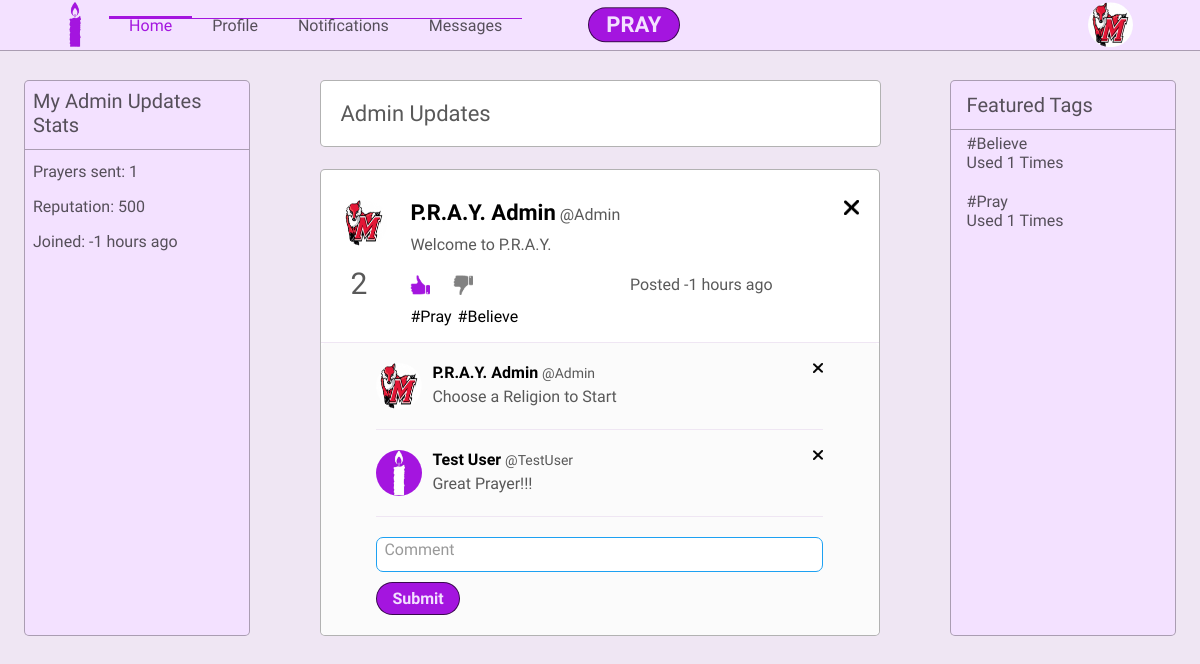
/index.php (signed in), run on the app's committed database.
### tables this page shows
CREATE TABLE Users(
    userid INT(10) PRIMARY KEY AUTO_INCREMENT,
    fname VARCHAR(20),
    lname VARCHAR(20),
    username VARCHAR(12),
    user_password VARCHAR(15),
    bio TEXT,
    zipCode INT(10),
    Primary_religion INT(10),
    theme VARCHAR(20) DEFAULT 'LIGHT',
    email VARCHAR(30),
    phone_number VARCHAR(15),
    pPicture VARCHAR(20),
    bPicture VARCHAR(20),
    securityquest VARCHAR(100),
    securityAnswer VARCHAR(20),
    dateLastMaint DATETIME DEFAULT CURRENT_TIMESTAMP,
    dateAdded DATETIME DEFAULT CURRENT_TIMESTAMP,
    CONSTRAINT FK_Users_Religions FOREIGN KEY (Primary_religion) REFERENCES Religions (relid)
);

CREATE TABLE Religions(
    relid INT(10) PRIMARY KEY AUTO_INCREMENT,
    religion_name VARCHAR(30),
    dateLastMaint DATETIME DEFAULT CURRENT_TIMESTAMP,
    dateAdded DATETIME DEFAULT CURRENT_TIMESTAMP
);

CREATE TABLE User_Religions(
    userid INT(10),
    relid INT(10),
    reputation INT(10) DEFAULT 0,
    isMod BOOLEAN DEFAULT 0,
    dateLastMaint DATETIME DEFAULT CURRENT_TIMESTAMP,
    dateAdded DATETIME DEFAULT CURRENT_TIMESTAMP,
    PRIMARY KEY(userid, relid),
    CONSTRAINT FK_User_UserReligion FOREIGN KEY (userid) REFERENCES Users (userid) ON DELETE RESTRICT,
    CONSTRAINT FK_Religion_UserReligion FOREIGN KEY (relid) REFERENCES Religions (relid) ON DELETE RESTRICT
);

CREATE TABLE Prayers(
    prayid INT(10) PRIMARY KEY AUTO_INCREMENT,
    userid INT(10),
    content VARCHAR(140),
    descript TEXT,
    pray_status INT(1),
    exclusive INT(1),
    post_date DATETIME,
    img VARCHAR(15),
    dateLastMaint DATETIME DEFAULT CURRENT_TIMESTAMP,
    dateAdded DATETIME DEFAULT CURRENT_TIMESTAMP,
    CONSTRAINT FK_Users_Prayer FOREIGN KEY (userid) REFERENCES Users (userid)
);

CREATE TABLE Tags(
    tagid INT(10) PRIMARY KEY AUTO_INCREMENT,
    tag_name VARCHAR(14),
    dateLastMaint DATETIME DEFAULT CURRENT_TIMESTAMP,
    dateAdded DATETIME DEFAULT CURRENT_TIMESTAMP
);

CREATE TABLE Comments(
    commid INT(10) PRIMARY KEY AUTO_INCREMENT,
    userid INT(10),
    prayid INT(10),
    comment VARCHAR(5000),
    isChecked BOOLEAN DEFAULT 0,
    dateLastMaint DATETIME DEFAULT CURRENT_TIMESTAMP,
    dateAdded DATETIME DEFAULT CURRENT_TIMESTAMP,
    CONSTRAINT FK_User_Comments FOREIGN KEY (userid) REFERENCES Users (userid),
    CONSTRAINT FK_Prayer_Comments FOREIGN KEY (prayid) REFERENCES Prayers (prayid)
);

### index.php (the view, shortened to what the rows shown need)
<?php
    require 'config/ApplicationTop.php';
    include 'Classes/prayers.php';
    include 'Classes/prayerCommentDisplayer.php';
    $menus = [
        [
            'name'=>'Home',
            'link'=>'index.php',
            'active'=>'active'
        ],
        [
            'name'=>'Profile',
            'link'=>'profile.php',
            'active'=>''
        ],
        [
            'name'=>'Notifications',
            'link'=>'notifications.php',
            'active'=>''
        ],
        [
            'name'=>'Messages',
            'link'=>'messages.php',
            'active'=>''
        ]
    ];
    $header = new Header($db, $menus, $title, $css);
    $header->ShowUserMenu($id);
    $header->displayHeader();
    $comments = new PrayerCommentDisplayer($db, $id);
    $feed = new PrayerCreator($db,$id,$comments);
    $primaryrelquery = "SELECT u.primary_religion
                   FROM users u
                   WHERE u.userid = $id";
    $primaryrelres = $db->fetchquery($primaryrelquery);
    $prel = $primaryrelres[0]['primary_religion'];
    $chosenreligion = isset($_SESSION['currel']) ? $_SESSION['currel'] : $prel;
    $curreligionquery = "SELECT r.religion_name, r.relid
                         FROM Religions r
                         WHERE r.relid = $chosenreligion";
    $curreligion = $db->fetchQuery($curreligionquery);
    $prayerquery = "SELECT p.userid, u.fname, u.lname, u.username, p.content, pr.relid, p.prayid, p.img,
                        r.religion_name, u.pPicture, p.dateLastMaint
                    FROM Prayers p, Users u, Prayer_Religions pr, Religions r
                    WHERE p.userid = u.userid
                    AND pr.prayid = p.prayid
                    AND pr.relid = r.relid
                    AND (pr.relid = $chosenreligion
                    OR pr.relid = 1)
                    ORDER BY p.prayid desc";
    $prayers = $db->FetchQuery($prayerquery);
?>
<section class='index-body' id='body'>
    <div class='index-left-box'>
        <p class='index-trends-header'>My <?php echo $curreligion[0]['religion_name']?> Stats</p>
        <p>Prayers sent: <?php echo prayersSent($id, $curreligion[0]['relid'], $db )?> </p>
        <p> Reputation: <?php echo getReputation($id, $curreligion[0]['relid'], $db )?></p>
        <p> Joined: <?php echo dateJoined($id, $curreligion[0]['relid'], $db )?> </p>
    </div>
    <div class='index-center-box'>
        <ul class='sort-menu'>
            <li class='religion-menu-header'>
                <?php echo $curreligion[0]['religion_name']?>
            </li>
        </ul>
        <?php
        foreach($prayers as $i){
            $feed->showPrayer($i);
        }?>
    </div>
</section>

### Classes/createheader.php (shortened to what the rows shown need)
<?php
    class Header{
        protected $db;
        protected $loggedIn;
        protected $userid;
        protected $title;
        protected $css;
        protected $profpic;
        Public function __construct($db,$menus,$title,$css){
            $this->db = $db;
            $this->title = $title;
            $this->css = $css;
        }
        function showUserMenu($id, $bool = 1){
            $this->loggedIn = $bool;
            $this->userid = $id;
            $this->getUserInfo();
        }
        function displayHeader(){
            $this->createTitle();
            echo "
                  <section class='header'>
                  <div class='header-box'>
                  <ul class='logo-box'>
                      <li class='logo-li'>
                          <a href='index.php'><img class='logo' src='".getRoot()."images/icons/favicon.png'></a>
                      </li>
                  </ul>
                  <ul class='header-link-box'>";
            echo "</ul>";
            if($this->loggedIn == 1){
                echo "
                <ul class='header-profile-pic'>
                    <li id='sort-compose'>
                        <div id='startprayer' onclick='ShowCompose()'>PRAY</div>
                    </li>
                    <li id='header-profile-pic-link' onclick='ShowMenu()'>
                        <img class='index-profile-pic' src='".getRoot()."images/Users/".$this->userid."/Profile/".$this->profpic."'>
                    </li>
                </ul>";
            }
            echo "</div></section>";
        }
        function createTitle(){
           echo "<html>
           <script type='text/javascript' src='js/PrayImg.js'></script>
           <script type='text/javascript' src='js/updatemessages.js'></script>
                    <head>
                        <title>".$this->title."</title>
                        <link rel='shortcut icon' href='images/icons/favicon.png'>
                        <meta name='viewport' content='width=device-width, initial-scale=1.0'>
                        <link href='https://fonts.googleapis.com/css?family=Work Sans' rel='stylesheet'>
                    </head>
                    <body>";
            $this->addcss();
        }
        function addcss(){
            foreach($this->css as $i){
                echo "<link rel='stylesheet' type='text/css' href='".$i["src"]."'>";
                continue;
            }
        }
        function getUserInfo(){
            $query = "SELECT * FROM USERS WHERE userid = '$this->userid'";
            $result = $this->db->fetchQuery($query);
            $this->profpic = $result[0]['pPicture'];
        }
    }
?>

### Classes/prayers.php (shortened to what the rows shown need)
<?php
    class PrayerCreator{
        protected $db;
        protected $userid;
        protected $comments;
        protected $likepic;
        protected $dislikepic;
        protected $likeclass;
        protected $dislikeclass;
        Public function __construct($db, $userid, $comments = null){
            $this->db = $db;
            $this->userid = $userid;
            $this->comments = $comments;
        }
        function checkLike($prayid){
            $this->likepic = getRoot()."images/icons/thumbs-up-grey.png";
            $this->dislikepic = getRoot()."images/icons/thumbs-down-grey.png";
            $this->likeclass = "";
            $this->dislikeclass = "";
            $checkquery = "SELECT *
                           FROM LIKES
                           WHERE prayid = '$prayid'
                           AND userid = '$this->userid'";
            $check = $this->db->fetchQuery($checkquery);
            if($check){
                if($check[0]['isLike'] == 0){
                    $this->dislikepic = getRoot()."images/icons/thumbs-down-purple.png";
                    $this->dislikeclass = "up-down-active";
                }else{
                    $this->likepic = getRoot()."images/icons/thumbs-up-purple.png";
                    $this->likeclass = "up-down-active";
                }
            }
        }
        function getTags($prayid){
            $tagquery = "SELECT t.tag_name
                         FROM Prayer_tags pt, tags t
                         WHERE prayid = $prayid
                         AND t.tagid = pt.tagid";
            $tags = $this->db->fetchQuery($tagquery);
            return $tags;
        }
        function showPrayer($i){
            $likeurl = "`php/addLike.php`";
            $likedata = "{prayid : ".$i['prayid']."}";
            $dislikeurl = "`php/addDislike.php`";
            $dislikedata = "{prayid : ".$i['prayid']."}";
            $tags = $this->getTags($i['prayid']);
            echo "
            <div class='feed-container'>
                <div class='feed-box'>
                    <div class='feed-profile-img-box'>
                        <img class='feed-profile-img 'src='images/Users/".$i['userid']."/Profile/".$i['pPicture']."'>
                        <p class='prayer-score' id='score--".$i['prayid']."'>".prayerScore($i['prayid'], $this->db)."</p>
                    </div>
                    <div class='feed-content-box'>
                        <ul class='feed-content-header'>
                        <li class='feed-content-name'>
                            <a class='feed-profile-link' href='profile.php?id=".$i['userid']."'>
                                <p class='feed-profile-name'>".$i['fname']." ".$i['lname']."</p>
                                <p class='feed-profile-username'>@".$i['username']."</p>
                            </a>
                        </li>";
                        if($i['userid'] == $this->userid || $this->userid == 1){
                            echo "<li class='feed-content-delete'>
                            <img id='deleteprayer' src='images/icons/close.png' onclick='removePrayer(".$i['prayid'].")'>
                            <form method='post' action='php/removePrayer.php'>
                            <button id='removePrayer--".$i['prayid']."' name='delete' type='submit' class='hidden' value='".$i['prayid']."'>
                            </form>
                            </li>";
                        }
                        echo
                        "</ul>
                        <p class='feed-content'>".$i['content']."</p>
                        ";
                        echo"
                        <ul class='feed-interact-menu'>
                            <li class='feed-like ".$this->likeclass."' onclick='addLike(".$likeurl.", ".$likedata.", ".$i['prayid'].")' id='like--".$i['prayid']."' >
                            <img id='like-pic--".$i['prayid']."' src='".$this->likepic."' width='20px' height='20px'>
                            </li>
                            <li class='feed-downvote ".$this->dislikeclass."' onclick='addDislike(".$dislikeurl.", ".$dislikedata.", ".$i['prayid'].")' id='dislike--".$i['prayid']."'>
                            <img id='dislike-pic--".$i['prayid']."' src='".$this->dislikepic."' width='20px' height='20px'>
                            </li>
                            <li class='prayer-date'>
                            <p>Posted ". formatDate($i['dateLastMaint']) ."</p>
                            </li>
                        </ul>
                        <ul class='prayer-tags-menu'>";
                            foreach($tags as $t){
                                echo "<li class='prayer-tag'>#".$t['tag_name']."</li>";
                            }
                        echo"
                        </ul>
                    </div>
                </div>
                ";
                if($this->comments){
                    echo"
                    <div class='feed-comment-box'>";
                    $this->comments->showComments($i);
                    echo "<div class='post-comment'>
                    <form method='post' action='php/prayercomment.php'>
                    <textarea class='comment' name='comment' style='height:35px' onkeyup='auto_grow(this)' placeholder='Comment'></textarea>
                    <div id='submit-comment-box'>
                    <button type='submit' name='prayid' id='submit-comment' value='".$i['prayid']."'>Submit</button>
                    </div>
                    </form>
                    </div>
                    </div>
                    </div>";
                }
        }
    }
?>

### Classes/prayerCommentDisplayer.php (shortened to what the rows shown need)
<?php
    class PrayerCommentDisplayer{
        protected $db;
        protected $userid;
        Public function __construct($db,$userid){
            $this->db = $db;
            $this->userid = $userid;
        }
        function showComments($prayer){
            $comments = $this->getCommentInfo($prayer['prayid']);
            if($comments){
                $this->createComments($comments, $prayer['prayid']);
            }
        }
        function getCommentInfo($id){
            $query = "SELECT c.commid AS cid, c.comment AS comment, u.pPicture AS user_img, u.userid as userid, u.fname, u.lname, u.username
                      FROM Comments c, Users u
                      WHERE prayid = '$id'
                      AND u.userid = c.userid";
            $result = $this->db->fetchQuery($query);
            if($result){
                return $result;
            }else{
                return false;
            }
        }
        function createComments($comment, $prayid){
            $num = 0;
            foreach($comment as $i){
                if($num < 10){
                    $this->displayComment($i,$prayid);
                }
                $num += 1;
            }
        }
        function displayComment($comment, $prayid){
            echo "<div class='comment-feed'>
                    <div class='comment-usr-img'>
                    <img class='feed-profile-img' src='images/Users/".$comment['userid']."/Profile/".$comment['user_img']."'>
                    </div>
                    <div class='comment-feed-content'>
                    <a class='feed-profile-link' href='profile.php?id=".$comment['userid']."'>
                        <p class='comment-profile-name'>".$comment['fname']." ".$comment['lname']."</p>
                        <p class='comment-profile-username'>@".$comment['username']."</p>
                    </a>
                    <p class='comment-content'>".$comment['comment']."</p>
                    </div>";
                    if($this->canDelete($prayid, $comment['userid'])){
                        echo "<form method='post' action='php/removeComment.php'>
                        <img class='delete-comment-button'src='images/icons/close.png' onclick='removeComment(".$comment['cid'].")'>
                        <button id='removeComment--".$comment['cid']."' name='delete' type='submit' class='hidden' value='".$comment['cid']."'>
                        </form>";
                    }
                    echo "</div>";
        }
        function canDelete($prayid, $cmntuserid){
            if($this->userid == $cmntuserid || $this->userid == 1){
                return true;
            }
        }
    }
?>

### data on the page
users: pPicture (picture), userid "1", userid.reputation "500"
religions: religion_name "Admin Updates"
prayers: userid.pPicture (picture), db "2", userid.fname "P.R.A.Y.", userid.lname "Admin", userid.username "Admin", content "Welcome to P.R.A.Y.", dateLastMaint "-1 hours ago", $i['prayid'] 1 (drawn)
tags: tag_name "Pray"
tags: tag_name "Believe"
comments: userid.pPicture (picture), userid.fname "P.R.A.Y.", userid.lname "Admin", userid.username "Admin", comment "Choose a Religion to Start"
comments: userid.pPicture (picture), userid.fname "Test", userid.lname "User", userid.username "TestUser", comment "Great Prayer!!!"

### other printed values
$i['name'] "Home"
$i['name'] "Profile"
$i['name'] "Notifications"
$i['name'] "Messages"
dateJoined($id, $curreligion[0]['relid'], $db ) "-1 hours ago"
$tag['tag_name'] "Believe"
$tag['nums'] "1"
$tag['tag_name'] "Pray"
